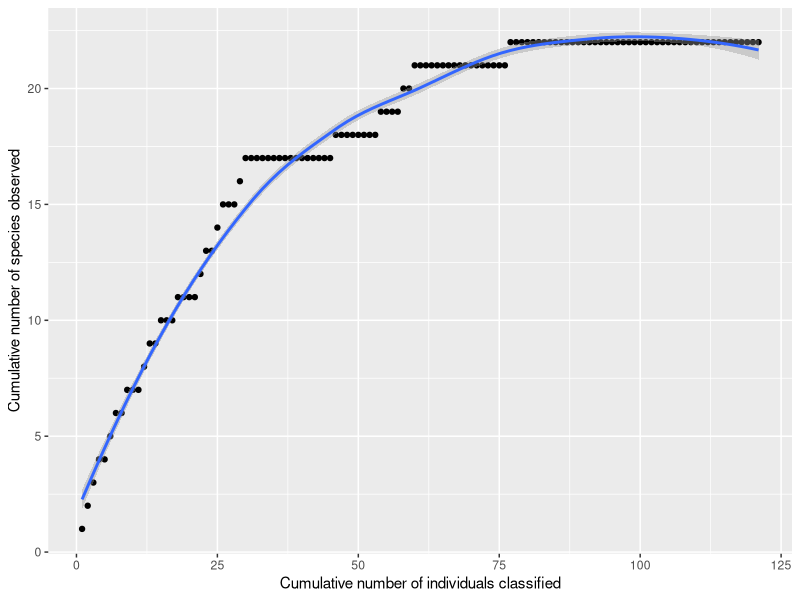

Write R code to recreate this figure.
## ---- chunk 1
#To make tables
library(kableExtra)
library(knitr)
#To manipulate and plot data
library(tidyverse)
## ---- chunk 2
seawater_data = read.csv("candy-data.csv",
                           header = TRUE)
seawater_data_small = read.csv("candy-data_small.csv",
                               header = TRUE)
## ---- chunk 3
seawater_data %>% 
  kable("html") %>%
  kable_styling(bootstrap_options = "striped", font_size = 10, full_width = F)

seawater_data_small %>%
  kable("html") %>%
  kable_styling(bootstrap_options = "striped", font_size = 10, full_width = F)
## ---- chunk 4
collection_curve = read.csv("collection_curve.csv", 
                            header = FALSE)
## ---- chunk 5
ggplot(collection_curve, aes(x=V1, y=V2)) +
  geom_point() +
  geom_smooth() +
  labs(x="Cumulative number of individuals classified", y="Cumulative number of species observed")
## ---- chunk 6
species1 = 28/(768)
species2 = 28/(768)
species3 = 60/(768)
species4 = 44/(768)
species5 = 30/768
species6 = 63/768
species7 = 39/768
species8 = 33/768
species9 = 42/768
species10 = 35/768
species11 = 23/768
species12 = 15/768
species13 = 16/768
species14 = 18/768
species15 = 15/768
species16 = 19/768
species17 = 16/768
species18 = 39/768
species19 = 36/768
species20 = 27/768
species21 = 32/768
species22 = 40/768
species23 = 14/768
species24 = 4/768
species25 = 5/768
species26 = 3/768
species27 = 5/768
species28 = 7/768
species29 = 16/768
species30 = 7/768
species31 = 5/768
species32 = 4/768
1 / (species1^2 + species2^2 + species3^2 + species4^2 + species5^2 + species6^2 + species7^2 + species8^2 + species9^2 + species10^2 + species11^2 + species12^2 + species13^2 + species14^2 + species15^2 + species16^2 + species17^2 + species18^2 + species19^2 + species20^2 + species21^2 + species22^2 + species23^2 + species24^2 + species25^2 + species26^2 + species27^2 + species28^2 + species29^2 + species30^2 + species31^2 + species32^2)

Species1 = 3/121
Species2 = 3/121
Species3 = 2/121
Species4 = 3/121
Species5 = 1/121
Species6 = 4/121
Species7 = 1/121
Species8 = 5/121
Species9 = 10/121
Species10 = 7/121
Species11 = 12/121
Species12 = 4/121
Species13 = 4/121
Species14 = 11/121
Species15 = 5/121
Species16 = 2/121
Species17 = 1/121
Species18 = 2/121
Species19 = 4/121
Species20 = 2/121
Species21 = 10/121
Species22 = 7/121
Species23 = 5/121
Species24 = 4/121
Species25 = 6/121
Species26 = 3/121

1/ (Species1^2 + Species2^2 + Species3^2 + Species4^2 + Species5^2 + Species6^2 + Species7^2 + Species8^2 + Species9^2 + Species10^2 + Species11^2 + Species12^2 + Species13^2 + Species14^2 + Species15^2 + Species16^2 + Species17^2 + Species18^2 + Species19^2 + Species20^2 + Species21^2 + Species22^2 + Species23^2 + Species24^2 + Species25^2 + Species26^2 )
## ---- chunk 7
26 + 0/(26*2)

32 + 0/(32*2)
## ---- chunk 8
library(vegan)
## ---- chunk 9
data_diversity = 
  seawater_data %>% 
  select(name, occurances) %>% 
  spread(name, occurances)

data_diversity

small_data_diversity = 
  seawater_data_small %>% 
  select(name, occurances) %>% 
  spread(name, occurances)

small_data_diversity
## ---- chunk 10
diversity(data_diversity, index="invsimpson")
diversity(small_data_diversity, index = "invsimpson")
## ---- chunk 11
specpool(data_diversity)
specpool(small_data_diversity)
